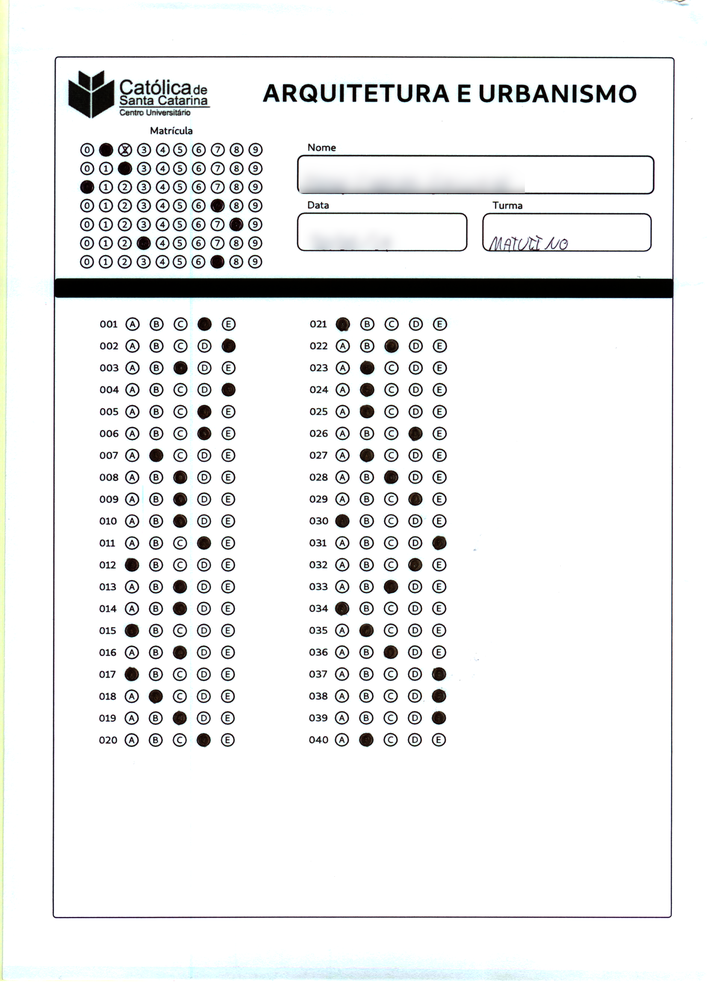
#> input picture Prova0002.png, 707 x 999 px, shrunk from 1654 x 2338 before the run
$ python test_grader.py --image Prova0002.png
#> lines starting #> are read from the running program, lines starting #| are printed output that depends on the picture; after the words box and inside, x2 and y2 are one past the last pixel; in counts of white or black regions, pixels touching at a corner belong together
# USo
# python test_grader.py --image images/test_01.png

# Importar os pacotes necessarios
from imutils.perspective import four_point_transform
from imutils import contours
import numpy as np
import argparse
import imutils
import cv2

# Monta o processador de argumentos e processa os argumentos
ap = argparse.ArgumentParser()
ap.add_argument("-i", "--image", required=True,	help="caminho para a imagem de entrada")
args = vars(ap.parse_args())

# define o mapa de respostas corretas de acordo com cada questao
ANSWER_KEY = {0: 1, 1: 4, 2: 0, 3: 3, 4: 1}

# Carrega a imagem, converte para tons de cinza, desfoca um pouco
# Encontra as bordas
image = cv2.imread(args["image"])
#> image is the input picture: shape (999, 707, 3); mean B, G, R 237.3, 237.5, 236.7
gray = cv2.cvtColor(image, cv2.COLOR_BGR2GRAY)
blurred = cv2.GaussianBlur(gray, (5, 5), 0)
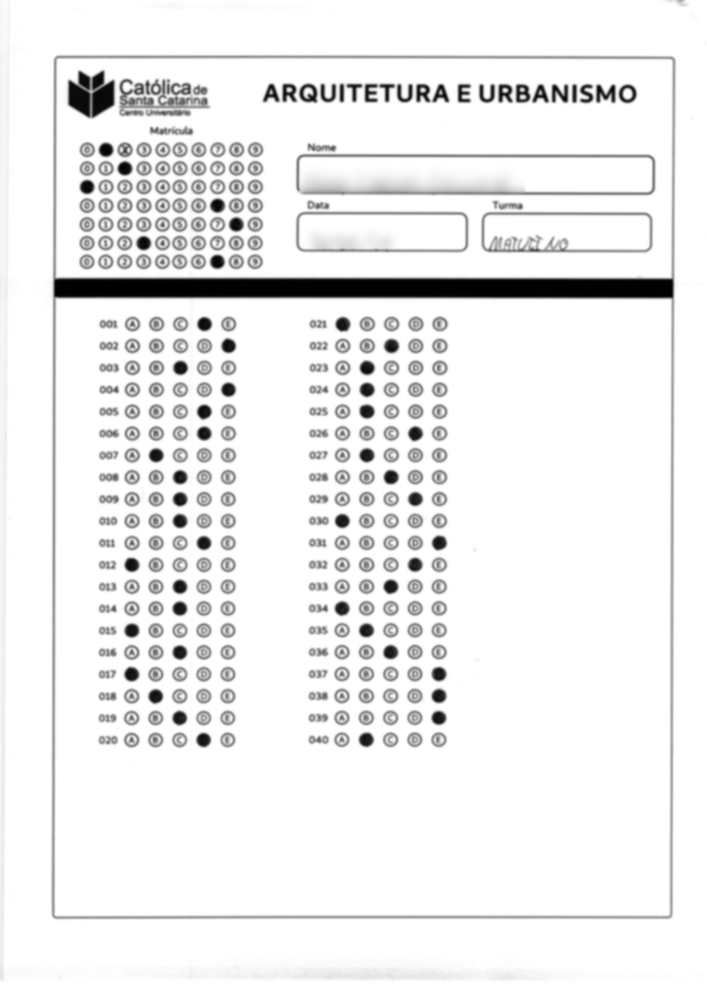
#> blurred: shape (999, 707); min 0, max 255, mean 237.2
edged = cv2.Canny(blurred, 75, 200)
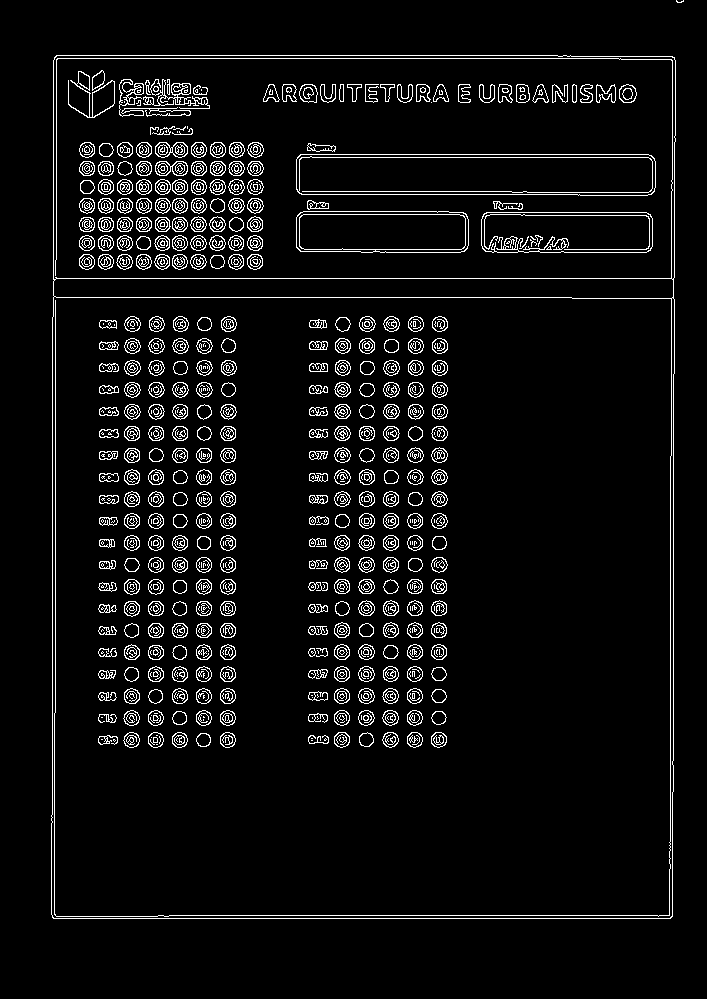
#> edged: shape (999, 707); 5.8% white in thin lines or dots, all inside (x1, y1, x2, y2) = (51, 0, 684, 919)

# encontra o contorno no mapa e entao inicializa
# o contorno para o documento correspondente ao documento
cnts = cv2.findContours(edged.copy(), cv2.RETR_EXTERNAL, cv2.CHAIN_APPROX_SIMPLE)
#> cnts = 2 contours, 1 with area under 20; largest, box (x1, y1, x2, y2) and area: (51, 55, 676, 919) 535882
cnts = imutils.grab_contours(cnts)
docCnt = None

# garante que pelo menos um contorno foi encontrado
if len(cnts) > 0:
	# classifica os contornos de acordo com seu tamanho em ordem descendente
	cnts = sorted(cnts, key=cv2.contourArea, reverse=True)

	# faz um looping em todos os contornos classificados
	for c in cnts:
		# aproxima o contorno
		peri = cv2.arcLength(c, True)
		approx = cv2.approxPolyDP(c, 0.02 * peri, True)

		# Se o contorno tem pelo menos 4 pontos
		# entao assumimos que encontramos os cantos do papel
		if len(approx) == 4:
			docCnt = approx
			break
#> this loop made 1 pass
#> (peri, docCnt) on pass 1: (2972.7, [[56, 55], [52, 917], [670, 918], [674, 57]])

# apply a four point perspective transform to both the
# original image and grayscale image to obtain a top-down
# birds eye view of the paper
paper = four_point_transform(image, docCnt.reshape(4, 2))
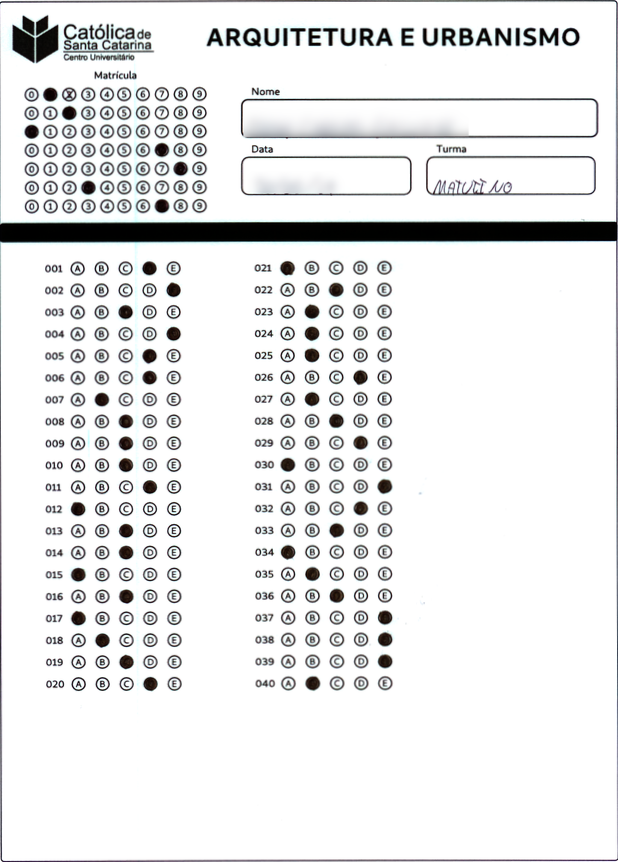
#> paper: shape (862, 618, 3); mean B, G, R 232.6, 232.3, 231.8
warped = four_point_transform(gray, docCnt.reshape(4, 2))

# apply Otsu's thresholding method to binarize the warped
# piece of paper
thresh = cv2.threshold(warped, 0, 255,
	cv2.THRESH_BINARY_INV | cv2.THRESH_OTSU)[1]
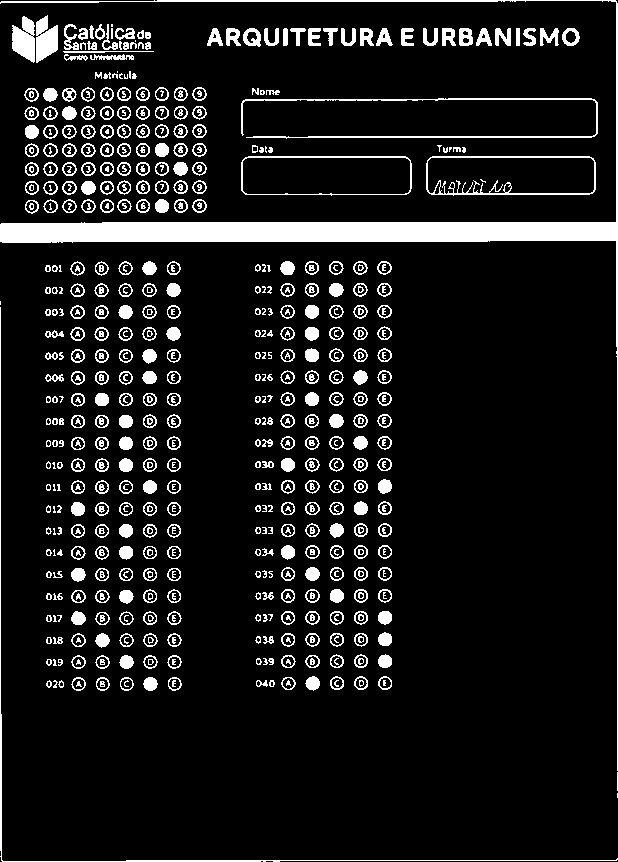
#> thresh: shape (862, 618); 10.4% white; 669 white regions (141 under 20 px)

# find contours in the thresholded image, then initialize
# the list of contours that correspond to questions
cnts = cv2.findContours(thresh.copy(), cv2.RETR_EXTERNAL,
	cv2.CHAIN_APPROX_SIMPLE)
#> cnts = 448 contours, 77 with area under 20; largest, box (x1, y1, x2, y2) and area: (0, 0, 618, 771) 12340, (241, 156, 412, 196) 6411, (426, 156, 596, 196) 6372, (12, 16, 35, 63) 698, (241, 98, 598, 139) 694
cnts = imutils.grab_contours(cnts)
questionCnts = []

# loop over the contours
for c in cnts:
	# compute the bounding box of the contour, then use the
	# bounding box to derive the aspect ratio
	(x, y, w, h) = cv2.boundingRect(c)
	ar = w / float(h)

	# in order to label the contour as a question, region
	# should be sufficiently wide, sufficiently tall, and
	# have an aspect ratio approximately equal to 1
	if w >= 20 and h >= 20 and ar >= 0.9 and ar <= 1.1:
		questionCnts.append(c)
#> this loop made 448 passes
#> (x, y, w, h, ar) on passes 3 to 5: (269, 680, 6, 7, 0.857), (256, 680, 12, 7, 1.71), (58, 680, 6, 8, 0.75)
#> after the loop, questionCnts = []

# sort the question contours top-to-bottom, then initialize
# the total number of correct answers
#> (the run stopped early here; a loop or call above may not have finished)
